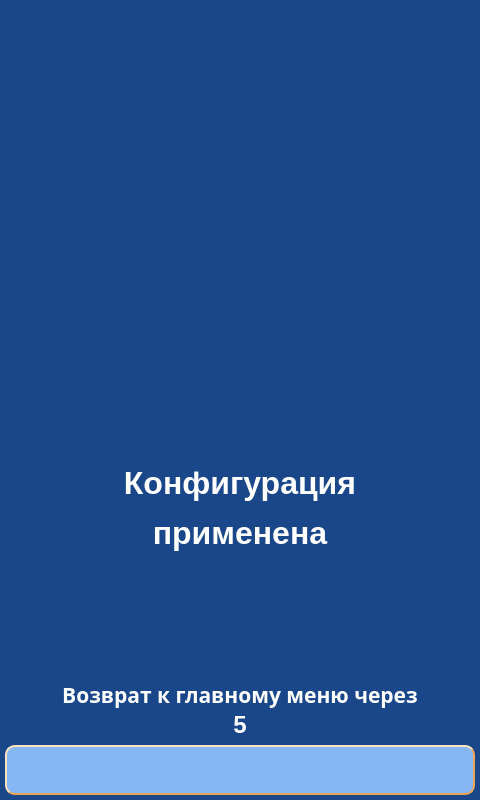
<?xml version="1.0" encoding="UTF-8"?>
<ui version="4.0">
 <class>screen_18_mass_drop_ok</class>
 <widget class="QWidget" name="screen_18_mass_drop_ok">
  <property name="geometry">
   <rect>
    <x>0</x>
    <y>0</y>
    <width>480</width>
    <height>800</height>
   </rect>
  </property>
  <property name="windowTitle">
   <string>screen_18_mass_drop_ok</string>
  </property>
  <property name="styleSheet">
   <string notr="true">QWidget{
	background-color: #1A4789;
}
QLabel {
	background: none;
	color: #FFFFFF;
	border-width: 0px;
	border-radius: 0px;
}
#background {
	color: #FFFFFF;
	background-color: #1A4789;
	border-width: 2px;
	border-style: groove;
	border-color: #ff9923;
	border-radius: 0px;
}
QPushButton {
	color: #000000;
	background-color: #86B7F4;
	border-width: 2px;
	border-style: outset;
	border-color: #EAA657;
	border-radius: 10px;
}</string>
  </property>
  <widget class="QPushButton" name="btn_back">
   <property name="geometry">
    <rect>
     <x>5</x>
     <y>745</y>
     <width>470</width>
     <height>50</height>
    </rect>
   </property>
   <property name="palette">
    <palette>
     <active>
      <colorrole role="WindowText">
       <brush brushstyle="SolidPattern">
        <color alpha="255">
         <red>0</red>
         <green>0</green>
         <blue>0</blue>
        </color>
       </brush>
      </colorrole>
      <colorrole role="Button">
       <brush brushstyle="SolidPattern">
        <color alpha="255">
         <red>134</red>
         <green>183</green>
         <blue>244</blue>
        </color>
       </brush>
      </colorrole>
      <colorrole role="Text">
       <brush brushstyle="SolidPattern">
        <color alpha="255">
         <red>0</red>
         <green>0</green>
         <blue>0</blue>
        </color>
       </brush>
      </colorrole>
      <colorrole role="ButtonText">
       <brush brushstyle="SolidPattern">
        <color alpha="255">
         <red>0</red>
         <green>0</green>
         <blue>0</blue>
        </color>
       </brush>
      </colorrole>
      <colorrole role="Base">
       <brush brushstyle="SolidPattern">
        <color alpha="255">
         <red>134</red>
         <green>183</green>
         <blue>244</blue>
        </color>
       </brush>
      </colorrole>
      <colorrole role="Window">
       <brush brushstyle="SolidPattern">
        <color alpha="255">
         <red>134</red>
         <green>183</green>
         <blue>244</blue>
        </color>
       </brush>
      </colorrole>
      <colorrole role="PlaceholderText">
       <brush brushstyle="NoBrush">
        <color alpha="128">
         <red>0</red>
         <green>49</green>
         <blue>114</blue>
        </color>
       </brush>
      </colorrole>
     </active>
     <inactive>
      <colorrole role="WindowText">
       <brush brushstyle="SolidPattern">
        <color alpha="255">
         <red>0</red>
         <green>0</green>
         <blue>0</blue>
        </color>
       </brush>
      </colorrole>
      <colorrole role="Button">
       <brush brushstyle="SolidPattern">
        <color alpha="255">
         <red>134</red>
         <green>183</green>
         <blue>244</blue>
        </color>
       </brush>
      </colorrole>
      <colorrole role="Text">
       <brush brushstyle="SolidPattern">
        <color alpha="255">
         <red>0</red>
         <green>0</green>
         <blue>0</blue>
        </color>
       </brush>
      </colorrole>
      <colorrole role="ButtonText">
       <brush brushstyle="SolidPattern">
        <color alpha="255">
         <red>0</red>
         <green>0</green>
         <blue>0</blue>
        </color>
       </brush>
      </colorrole>
      <colorrole role="Base">
       <brush brushstyle="SolidPattern">
        <color alpha="255">
         <red>134</red>
         <green>183</green>
         <blue>244</blue>
        </color>
       </brush>
      </colorrole>
      <colorrole role="Window">
       <brush brushstyle="SolidPattern">
        <color alpha="255">
         <red>134</red>
         <green>183</green>
         <blue>244</blue>
        </color>
       </brush>
      </colorrole>
      <colorrole role="PlaceholderText">
       <brush brushstyle="NoBrush">
        <color alpha="128">
         <red>0</red>
         <green>0</green>
         <blue>0</blue>
        </color>
       </brush>
      </colorrole>
     </inactive>
     <disabled>
      <colorrole role="WindowText">
       <brush brushstyle="SolidPattern">
        <color alpha="255">
         <red>0</red>
         <green>0</green>
         <blue>0</blue>
        </color>
       </brush>
      </colorrole>
      <colorrole role="Button">
       <brush brushstyle="SolidPattern">
        <color alpha="255">
         <red>134</red>
         <green>183</green>
         <blue>244</blue>
        </color>
       </brush>
      </colorrole>
      <colorrole role="Text">
       <brush brushstyle="SolidPattern">
        <color alpha="255">
         <red>0</red>
         <green>0</green>
         <blue>0</blue>
        </color>
       </brush>
      </colorrole>
      <colorrole role="ButtonText">
       <brush brushstyle="SolidPattern">
        <color alpha="255">
         <red>0</red>
         <green>0</green>
         <blue>0</blue>
        </color>
       </brush>
      </colorrole>
      <colorrole role="Base">
       <brush brushstyle="SolidPattern">
        <color alpha="255">
         <red>134</red>
         <green>183</green>
         <blue>244</blue>
        </color>
       </brush>
      </colorrole>
      <colorrole role="Window">
       <brush brushstyle="SolidPattern">
        <color alpha="255">
         <red>134</red>
         <green>183</green>
         <blue>244</blue>
        </color>
       </brush>
      </colorrole>
      <colorrole role="PlaceholderText">
       <brush brushstyle="NoBrush">
        <color alpha="128">
         <red>0</red>
         <green>49</green>
         <blue>114</blue>
        </color>
       </brush>
      </colorrole>
     </disabled>
    </palette>
   </property>
   <property name="font">
    <font>
     <pointsize>20</pointsize>
     <weight>75</weight>
     <bold>true</bold>
    </font>
   </property>
   <property name="contextMenuPolicy">
    <enum>Qt::DefaultContextMenu</enum>
   </property>
   <property name="layoutDirection">
    <enum>Qt::LeftToRight</enum>
   </property>
   <property name="text">
    <string/>
   </property>
   <property name="icon">
    <iconset resource="../img/resources.qrc">
     <normaloff>:/icons/back.png</normaloff>:/icons/back.png</iconset>
   </property>
   <property name="iconSize">
    <size>
     <width>51</width>
     <height>51</height>
    </size>
   </property>
  </widget>
  <widget class="QLabel" name="lbl_info_3">
   <property name="geometry">
    <rect>
     <x>50</x>
     <y>680</y>
     <width>380</width>
     <height>30</height>
    </rect>
   </property>
   <property name="palette">
    <palette>
     <active>
      <colorrole role="WindowText">
       <brush brushstyle="SolidPattern">
        <color alpha="255">
         <red>255</red>
         <green>255</green>
         <blue>255</blue>
        </color>
       </brush>
      </colorrole>
      <colorrole role="Button">
       <brush brushstyle="LinearGradientPattern">
        <gradient startx="0.000000000000000" starty="0.000000000000000" endx="1.000000000000000" endy="0.000000000000000" type="LinearGradient" spread="PadSpread" coordinatemode="ObjectBoundingMode">
         <gradientstop position="0.000000000000000">
          <color alpha="0">
           <red>0</red>
           <green>0</green>
           <blue>0</blue>
          </color>
         </gradientstop>
         <gradientstop position="1.000000000000000">
          <color alpha="0">
           <red>255</red>
           <green>255</green>
           <blue>255</blue>
          </color>
         </gradientstop>
        </gradient>
       </brush>
      </colorrole>
      <colorrole role="Text">
       <brush brushstyle="SolidPattern">
        <color alpha="255">
         <red>255</red>
         <green>255</green>
         <blue>255</blue>
        </color>
       </brush>
      </colorrole>
      <colorrole role="ButtonText">
       <brush brushstyle="SolidPattern">
        <color alpha="255">
         <red>255</red>
         <green>255</green>
         <blue>255</blue>
        </color>
       </brush>
      </colorrole>
      <colorrole role="Base">
       <brush brushstyle="LinearGradientPattern">
        <gradient startx="0.000000000000000" starty="0.000000000000000" endx="1.000000000000000" endy="0.000000000000000" type="LinearGradient" spread="PadSpread" coordinatemode="ObjectBoundingMode">
         <gradientstop position="0.000000000000000">
          <color alpha="0">
           <red>0</red>
           <green>0</green>
           <blue>0</blue>
          </color>
         </gradientstop>
         <gradientstop position="1.000000000000000">
          <color alpha="0">
           <red>255</red>
           <green>255</green>
           <blue>255</blue>
          </color>
         </gradientstop>
        </gradient>
       </brush>
      </colorrole>
      <colorrole role="Window">
       <brush brushstyle="LinearGradientPattern">
        <gradient startx="0.000000000000000" starty="0.000000000000000" endx="1.000000000000000" endy="0.000000000000000" type="LinearGradient" spread="PadSpread" coordinatemode="ObjectBoundingMode">
         <gradientstop position="0.000000000000000">
          <color alpha="0">
           <red>0</red>
           <green>0</green>
           <blue>0</blue>
          </color>
         </gradientstop>
         <gradientstop position="1.000000000000000">
          <color alpha="0">
           <red>255</red>
           <green>255</green>
           <blue>255</blue>
          </color>
         </gradientstop>
        </gradient>
       </brush>
      </colorrole>
      <colorrole role="PlaceholderText">
       <brush brushstyle="NoBrush">
        <color alpha="128">
         <red>0</red>
         <green>49</green>
         <blue>114</blue>
        </color>
       </brush>
      </colorrole>
     </active>
     <inactive>
      <colorrole role="WindowText">
       <brush brushstyle="SolidPattern">
        <color alpha="255">
         <red>255</red>
         <green>255</green>
         <blue>255</blue>
        </color>
       </brush>
      </colorrole>
      <colorrole role="Button">
       <brush brushstyle="LinearGradientPattern">
        <gradient startx="0.000000000000000" starty="0.000000000000000" endx="1.000000000000000" endy="0.000000000000000" type="LinearGradient" spread="PadSpread" coordinatemode="ObjectBoundingMode">
         <gradientstop position="0.000000000000000">
          <color alpha="0">
           <red>0</red>
           <green>0</green>
           <blue>0</blue>
          </color>
         </gradientstop>
         <gradientstop position="1.000000000000000">
          <color alpha="0">
           <red>255</red>
           <green>255</green>
           <blue>255</blue>
          </color>
         </gradientstop>
        </gradient>
       </brush>
      </colorrole>
      <colorrole role="Text">
       <brush brushstyle="SolidPattern">
        <color alpha="255">
         <red>255</red>
         <green>255</green>
         <blue>255</blue>
        </color>
       </brush>
      </colorrole>
      <colorrole role="ButtonText">
       <brush brushstyle="SolidPattern">
        <color alpha="255">
         <red>255</red>
         <green>255</green>
         <blue>255</blue>
        </color>
       </brush>
      </colorrole>
      <colorrole role="Base">
       <brush brushstyle="LinearGradientPattern">
        <gradient startx="0.000000000000000" starty="0.000000000000000" endx="1.000000000000000" endy="0.000000000000000" type="LinearGradient" spread="PadSpread" coordinatemode="ObjectBoundingMode">
         <gradientstop position="0.000000000000000">
          <color alpha="0">
           <red>0</red>
           <green>0</green>
           <blue>0</blue>
          </color>
         </gradientstop>
         <gradientstop position="1.000000000000000">
          <color alpha="0">
           <red>255</red>
           <green>255</green>
           <blue>255</blue>
          </color>
         </gradientstop>
        </gradient>
       </brush>
      </colorrole>
      <colorrole role="Window">
       <brush brushstyle="LinearGradientPattern">
        <gradient startx="0.000000000000000" starty="0.000000000000000" endx="1.000000000000000" endy="0.000000000000000" type="LinearGradient" spread="PadSpread" coordinatemode="ObjectBoundingMode">
         <gradientstop position="0.000000000000000">
          <color alpha="0">
           <red>0</red>
           <green>0</green>
           <blue>0</blue>
          </color>
         </gradientstop>
         <gradientstop position="1.000000000000000">
          <color alpha="0">
           <red>255</red>
           <green>255</green>
           <blue>255</blue>
          </color>
         </gradientstop>
        </gradient>
       </brush>
      </colorrole>
      <colorrole role="PlaceholderText">
       <brush brushstyle="NoBrush">
        <color alpha="128">
         <red>255</red>
         <green>255</green>
         <blue>255</blue>
        </color>
       </brush>
      </colorrole>
     </inactive>
     <disabled>
      <colorrole role="WindowText">
       <brush brushstyle="SolidPattern">
        <color alpha="255">
         <red>255</red>
         <green>255</green>
         <blue>255</blue>
        </color>
       </brush>
      </colorrole>
      <colorrole role="Button">
       <brush brushstyle="LinearGradientPattern">
        <gradient startx="0.000000000000000" starty="0.000000000000000" endx="1.000000000000000" endy="0.000000000000000" type="LinearGradient" spread="PadSpread" coordinatemode="ObjectBoundingMode">
         <gradientstop position="0.000000000000000">
          <color alpha="0">
           <red>0</red>
           <green>0</green>
           <blue>0</blue>
          </color>
         </gradientstop>
         <gradientstop position="1.000000000000000">
          <color alpha="0">
           <red>255</red>
           <green>255</green>
           <blue>255</blue>
          </color>
         </gradientstop>
        </gradient>
       </brush>
      </colorrole>
      <colorrole role="Text">
       <brush brushstyle="SolidPattern">
        <color alpha="255">
         <red>255</red>
         <green>255</green>
         <blue>255</blue>
        </color>
       </brush>
      </colorrole>
      <colorrole role="ButtonText">
       <brush brushstyle="SolidPattern">
        <color alpha="255">
         <red>255</red>
         <green>255</green>
         <blue>255</blue>
        </color>
       </brush>
      </colorrole>
      <colorrole role="Base">
       <brush brushstyle="LinearGradientPattern">
        <gradient startx="0.000000000000000" starty="0.000000000000000" endx="1.000000000000000" endy="0.000000000000000" type="LinearGradient" spread="PadSpread" coordinatemode="ObjectBoundingMode">
         <gradientstop position="0.000000000000000">
          <color alpha="0">
           <red>0</red>
           <green>0</green>
           <blue>0</blue>
          </color>
         </gradientstop>
         <gradientstop position="1.000000000000000">
          <color alpha="0">
           <red>255</red>
           <green>255</green>
           <blue>255</blue>
          </color>
         </gradientstop>
        </gradient>
       </brush>
      </colorrole>
      <colorrole role="Window">
       <brush brushstyle="LinearGradientPattern">
        <gradient startx="0.000000000000000" starty="0.000000000000000" endx="1.000000000000000" endy="0.000000000000000" type="LinearGradient" spread="PadSpread" coordinatemode="ObjectBoundingMode">
         <gradientstop position="0.000000000000000">
          <color alpha="0">
           <red>0</red>
           <green>0</green>
           <blue>0</blue>
          </color>
         </gradientstop>
         <gradientstop position="1.000000000000000">
          <color alpha="0">
           <red>255</red>
           <green>255</green>
           <blue>255</blue>
          </color>
         </gradientstop>
        </gradient>
       </brush>
      </colorrole>
      <colorrole role="PlaceholderText">
       <brush brushstyle="NoBrush">
        <color alpha="128">
         <red>0</red>
         <green>49</green>
         <blue>114</blue>
        </color>
       </brush>
      </colorrole>
     </disabled>
    </palette>
   </property>
   <property name="font">
    <font>
     <family>Dubai</family>
     <pointsize>16</pointsize>
     <weight>75</weight>
     <bold>true</bold>
    </font>
   </property>
   <property name="text">
    <string>Возврат к главному меню через</string>
   </property>
   <property name="alignment">
    <set>Qt::AlignCenter</set>
   </property>
  </widget>
  <widget class="QLabel" name="lbl_info_ico">
   <property name="geometry">
    <rect>
     <x>115</x>
     <y>100</y>
     <width>250</width>
     <height>250</height>
    </rect>
   </property>
   <property name="text">
    <string/>
   </property>
   <property name="pixmap">
    <pixmap resource="../img/resources.qrc">:/icons/ok.png</pixmap>
   </property>
   <property name="scaledContents">
    <bool>true</bool>
   </property>
  </widget>
  <widget class="QLabel" name="lbl_timeout_back">
   <property name="geometry">
    <rect>
     <x>50</x>
     <y>710</y>
     <width>380</width>
     <height>30</height>
    </rect>
   </property>
   <property name="palette">
    <palette>
     <active>
      <colorrole role="WindowText">
       <brush brushstyle="SolidPattern">
        <color alpha="255">
         <red>255</red>
         <green>255</green>
         <blue>255</blue>
        </color>
       </brush>
      </colorrole>
      <colorrole role="Button">
       <brush brushstyle="LinearGradientPattern">
        <gradient startx="0.000000000000000" starty="0.000000000000000" endx="1.000000000000000" endy="0.000000000000000" type="LinearGradient" spread="PadSpread" coordinatemode="ObjectBoundingMode">
         <gradientstop position="0.000000000000000">
          <color alpha="0">
           <red>0</red>
           <green>0</green>
           <blue>0</blue>
          </color>
         </gradientstop>
         <gradientstop position="1.000000000000000">
          <color alpha="0">
           <red>255</red>
           <green>255</green>
           <blue>255</blue>
          </color>
         </gradientstop>
        </gradient>
       </brush>
      </colorrole>
      <colorrole role="Text">
       <brush brushstyle="SolidPattern">
        <color alpha="255">
         <red>255</red>
         <green>255</green>
         <blue>255</blue>
        </color>
       </brush>
      </colorrole>
      <colorrole role="ButtonText">
       <brush brushstyle="SolidPattern">
        <color alpha="255">
         <red>255</red>
         <green>255</green>
         <blue>255</blue>
        </color>
       </brush>
      </colorrole>
      <colorrole role="Base">
       <brush brushstyle="LinearGradientPattern">
        <gradient startx="0.000000000000000" starty="0.000000000000000" endx="1.000000000000000" endy="0.000000000000000" type="LinearGradient" spread="PadSpread" coordinatemode="ObjectBoundingMode">
         <gradientstop position="0.000000000000000">
          <color alpha="0">
           <red>0</red>
           <green>0</green>
           <blue>0</blue>
          </color>
         </gradientstop>
         <gradientstop position="1.000000000000000">
          <color alpha="0">
           <red>255</red>
           <green>255</green>
           <blue>255</blue>
          </color>
         </gradientstop>
        </gradient>
       </brush>
      </colorrole>
      <colorrole role="Window">
       <brush brushstyle="LinearGradientPattern">
        <gradient startx="0.000000000000000" starty="0.000000000000000" endx="1.000000000000000" endy="0.000000000000000" type="LinearGradient" spread="PadSpread" coordinatemode="ObjectBoundingMode">
         <gradientstop position="0.000000000000000">
          <color alpha="0">
           <red>0</red>
           <green>0</green>
           <blue>0</blue>
          </color>
         </gradientstop>
         <gradientstop position="1.000000000000000">
          <color alpha="0">
           <red>255</red>
           <green>255</green>
           <blue>255</blue>
          </color>
         </gradientstop>
        </gradient>
       </brush>
      </colorrole>
      <colorrole role="PlaceholderText">
       <brush brushstyle="NoBrush">
        <color alpha="128">
         <red>0</red>
         <green>49</green>
         <blue>114</blue>
        </color>
       </brush>
      </colorrole>
     </active>
     <inactive>
      <colorrole role="WindowText">
       <brush brushstyle="SolidPattern">
        <color alpha="255">
         <red>255</red>
         <green>255</green>
         <blue>255</blue>
        </color>
       </brush>
      </colorrole>
      <colorrole role="Button">
       <brush brushstyle="LinearGradientPattern">
        <gradient startx="0.000000000000000" starty="0.000000000000000" endx="1.000000000000000" endy="0.000000000000000" type="LinearGradient" spread="PadSpread" coordinatemode="ObjectBoundingMode">
         <gradientstop position="0.000000000000000">
          <color alpha="0">
           <red>0</red>
           <green>0</green>
           <blue>0</blue>
          </color>
         </gradientstop>
         <gradientstop position="1.000000000000000">
          <color alpha="0">
           <red>255</red>
           <green>255</green>
           <blue>255</blue>
          </color>
         </gradientstop>
        </gradient>
       </brush>
      </colorrole>
      <colorrole role="Text">
       <brush brushstyle="SolidPattern">
        <color alpha="255">
         <red>255</red>
         <green>255</green>
         <blue>255</blue>
        </color>
       </brush>
      </colorrole>
      <colorrole role="ButtonText">
       <brush brushstyle="SolidPattern">
        <color alpha="255">
         <red>255</red>
         <green>255</green>
         <blue>255</blue>
        </color>
       </brush>
      </colorrole>
      <colorrole role="Base">
       <brush brushstyle="LinearGradientPattern">
        <gradient startx="0.000000000000000" starty="0.000000000000000" endx="1.000000000000000" endy="0.000000000000000" type="LinearGradient" spread="PadSpread" coordinatemode="ObjectBoundingMode">
         <gradientstop position="0.000000000000000">
          <color alpha="0">
           <red>0</red>
           <green>0</green>
           <blue>0</blue>
          </color>
         </gradientstop>
         <gradientstop position="1.000000000000000">
          <color alpha="0">
           <red>255</red>
           <green>255</green>
           <blue>255</blue>
          </color>
         </gradientstop>
        </gradient>
       </brush>
      </colorrole>
      <colorrole role="Window">
       <brush brushstyle="LinearGradientPattern">
        <gradient startx="0.000000000000000" starty="0.000000000000000" endx="1.000000000000000" endy="0.000000000000000" type="LinearGradient" spread="PadSpread" coordinatemode="ObjectBoundingMode">
         <gradientstop position="0.000000000000000">
          <color alpha="0">
           <red>0</red>
           <green>0</green>
           <blue>0</blue>
          </color>
         </gradientstop>
         <gradientstop position="1.000000000000000">
          <color alpha="0">
           <red>255</red>
           <green>255</green>
           <blue>255</blue>
          </color>
         </gradientstop>
        </gradient>
       </brush>
      </colorrole>
      <colorrole role="PlaceholderText">
       <brush brushstyle="NoBrush">
        <color alpha="128">
         <red>255</red>
         <green>255</green>
         <blue>255</blue>
        </color>
       </brush>
      </colorrole>
     </inactive>
     <disabled>
      <colorrole role="WindowText">
       <brush brushstyle="SolidPattern">
        <color alpha="255">
         <red>255</red>
         <green>255</green>
         <blue>255</blue>
        </color>
       </brush>
      </colorrole>
      <colorrole role="Button">
       <brush brushstyle="LinearGradientPattern">
        <gradient startx="0.000000000000000" starty="0.000000000000000" endx="1.000000000000000" endy="0.000000000000000" type="LinearGradient" spread="PadSpread" coordinatemode="ObjectBoundingMode">
         <gradientstop position="0.000000000000000">
          <color alpha="0">
           <red>0</red>
           <green>0</green>
           <blue>0</blue>
          </color>
         </gradientstop>
         <gradientstop position="1.000000000000000">
          <color alpha="0">
           <red>255</red>
           <green>255</green>
           <blue>255</blue>
          </color>
         </gradientstop>
        </gradient>
       </brush>
      </colorrole>
      <colorrole role="Text">
       <brush brushstyle="SolidPattern">
        <color alpha="255">
         <red>255</red>
         <green>255</green>
         <blue>255</blue>
        </color>
       </brush>
      </colorrole>
      <colorrole role="ButtonText">
       <brush brushstyle="SolidPattern">
        <color alpha="255">
         <red>255</red>
         <green>255</green>
         <blue>255</blue>
        </color>
       </brush>
      </colorrole>
      <colorrole role="Base">
       <brush brushstyle="LinearGradientPattern">
        <gradient startx="0.000000000000000" starty="0.000000000000000" endx="1.000000000000000" endy="0.000000000000000" type="LinearGradient" spread="PadSpread" coordinatemode="ObjectBoundingMode">
         <gradientstop position="0.000000000000000">
          <color alpha="0">
           <red>0</red>
           <green>0</green>
           <blue>0</blue>
          </color>
         </gradientstop>
         <gradientstop position="1.000000000000000">
          <color alpha="0">
           <red>255</red>
           <green>255</green>
           <blue>255</blue>
          </color>
         </gradientstop>
        </gradient>
       </brush>
      </colorrole>
      <colorrole role="Window">
       <brush brushstyle="LinearGradientPattern">
        <gradient startx="0.000000000000000" starty="0.000000000000000" endx="1.000000000000000" endy="0.000000000000000" type="LinearGradient" spread="PadSpread" coordinatemode="ObjectBoundingMode">
         <gradientstop position="0.000000000000000">
          <color alpha="0">
           <red>0</red>
           <green>0</green>
           <blue>0</blue>
          </color>
         </gradientstop>
         <gradientstop position="1.000000000000000">
          <color alpha="0">
           <red>255</red>
           <green>255</green>
           <blue>255</blue>
          </color>
         </gradientstop>
        </gradient>
       </brush>
      </colorrole>
      <colorrole role="PlaceholderText">
       <brush brushstyle="NoBrush">
        <color alpha="128">
         <red>0</red>
         <green>49</green>
         <blue>114</blue>
        </color>
       </brush>
      </colorrole>
     </disabled>
    </palette>
   </property>
   <property name="font">
    <font>
     <pointsize>18</pointsize>
     <weight>75</weight>
     <bold>true</bold>
    </font>
   </property>
   <property name="text">
    <string>5</string>
   </property>
   <property name="alignment">
    <set>Qt::AlignCenter</set>
   </property>
  </widget>
  <widget class="QLabel" name="lbl_info_2">
   <property name="geometry">
    <rect>
     <x>60</x>
     <y>510</y>
     <width>360</width>
     <height>45</height>
    </rect>
   </property>
   <property name="palette">
    <palette>
     <active>
      <colorrole role="WindowText">
       <brush brushstyle="SolidPattern">
        <color alpha="255">
         <red>255</red>
         <green>255</green>
         <blue>255</blue>
        </color>
       </brush>
      </colorrole>
      <colorrole role="Button">
       <brush brushstyle="LinearGradientPattern">
        <gradient startx="0.000000000000000" starty="0.000000000000000" endx="1.000000000000000" endy="0.000000000000000" type="LinearGradient" spread="PadSpread" coordinatemode="ObjectBoundingMode">
         <gradientstop position="0.000000000000000">
          <color alpha="0">
           <red>0</red>
           <green>0</green>
           <blue>0</blue>
          </color>
         </gradientstop>
         <gradientstop position="1.000000000000000">
          <color alpha="0">
           <red>255</red>
           <green>255</green>
           <blue>255</blue>
          </color>
         </gradientstop>
        </gradient>
       </brush>
      </colorrole>
      <colorrole role="Text">
       <brush brushstyle="SolidPattern">
        <color alpha="255">
         <red>255</red>
         <green>255</green>
         <blue>255</blue>
        </color>
       </brush>
      </colorrole>
      <colorrole role="ButtonText">
       <brush brushstyle="SolidPattern">
        <color alpha="255">
         <red>255</red>
         <green>255</green>
         <blue>255</blue>
        </color>
       </brush>
      </colorrole>
      <colorrole role="Base">
       <brush brushstyle="LinearGradientPattern">
        <gradient startx="0.000000000000000" starty="0.000000000000000" endx="1.000000000000000" endy="0.000000000000000" type="LinearGradient" spread="PadSpread" coordinatemode="ObjectBoundingMode">
         <gradientstop position="0.000000000000000">
          <color alpha="0">
           <red>0</red>
           <green>0</green>
           <blue>0</blue>
          </color>
         </gradientstop>
         <gradientstop position="1.000000000000000">
          <color alpha="0">
           <red>255</red>
           <green>255</green>
           <blue>255</blue>
          </color>
         </gradientstop>
        </gradient>
       </brush>
      </colorrole>
      <colorrole role="Window">
       <brush brushstyle="LinearGradientPattern">
        <gradient startx="0.000000000000000" starty="0.000000000000000" endx="1.000000000000000" endy="0.000000000000000" type="LinearGradient" spread="PadSpread" coordinatemode="ObjectBoundingMode">
         <gradientstop position="0.000000000000000">
          <color alpha="0">
           <red>0</red>
           <green>0</green>
           <blue>0</blue>
          </color>
         </gradientstop>
         <gradientstop position="1.000000000000000">
          <color alpha="0">
           <red>255</red>
           <green>255</green>
           <blue>255</blue>
          </color>
         </gradientstop>
        </gradient>
       </brush>
      </colorrole>
      <colorrole role="PlaceholderText">
       <brush brushstyle="NoBrush">
        <color alpha="128">
         <red>0</red>
         <green>49</green>
         <blue>114</blue>
        </color>
       </brush>
      </colorrole>
     </active>
     <inactive>
      <colorrole role="WindowText">
       <brush brushstyle="SolidPattern">
        <color alpha="255">
         <red>255</red>
         <green>255</green>
         <blue>255</blue>
        </color>
       </brush>
      </colorrole>
      <colorrole role="Button">
       <brush brushstyle="LinearGradientPattern">
        <gradient startx="0.000000000000000" starty="0.000000000000000" endx="1.000000000000000" endy="0.000000000000000" type="LinearGradient" spread="PadSpread" coordinatemode="ObjectBoundingMode">
         <gradientstop position="0.000000000000000">
          <color alpha="0">
           <red>0</red>
           <green>0</green>
           <blue>0</blue>
          </color>
         </gradientstop>
         <gradientstop position="1.000000000000000">
          <color alpha="0">
           <red>255</red>
           <green>255</green>
           <blue>255</blue>
          </color>
         </gradientstop>
        </gradient>
       </brush>
      </colorrole>
      <colorrole role="Text">
       <brush brushstyle="SolidPattern">
        <color alpha="255">
         <red>255</red>
         <green>255</green>
         <blue>255</blue>
        </color>
       </brush>
      </colorrole>
      <colorrole role="ButtonText">
       <brush brushstyle="SolidPattern">
        <color alpha="255">
         <red>255</red>
         <green>255</green>
         <blue>255</blue>
        </color>
       </brush>
      </colorrole>
      <colorrole role="Base">
       <brush brushstyle="LinearGradientPattern">
        <gradient startx="0.000000000000000" starty="0.000000000000000" endx="1.000000000000000" endy="0.000000000000000" type="LinearGradient" spread="PadSpread" coordinatemode="ObjectBoundingMode">
         <gradientstop position="0.000000000000000">
          <color alpha="0">
           <red>0</red>
           <green>0</green>
           <blue>0</blue>
          </color>
         </gradientstop>
         <gradientstop position="1.000000000000000">
          <color alpha="0">
           <red>255</red>
           <green>255</green>
           <blue>255</blue>
          </color>
         </gradientstop>
        </gradient>
       </brush>
      </colorrole>
      <colorrole role="Window">
       <brush brushstyle="LinearGradientPattern">
        <gradient startx="0.000000000000000" starty="0.000000000000000" endx="1.000000000000000" endy="0.000000000000000" type="LinearGradient" spread="PadSpread" coordinatemode="ObjectBoundingMode">
         <gradientstop position="0.000000000000000">
          <color alpha="0">
           <red>0</red>
           <green>0</green>
           <blue>0</blue>
          </color>
         </gradientstop>
         <gradientstop position="1.000000000000000">
          <color alpha="0">
           <red>255</red>
           <green>255</green>
           <blue>255</blue>
          </color>
         </gradientstop>
        </gradient>
       </brush>
      </colorrole>
      <colorrole role="PlaceholderText">
       <brush brushstyle="NoBrush">
        <color alpha="128">
         <red>255</red>
         <green>255</green>
         <blue>255</blue>
        </color>
       </brush>
      </colorrole>
     </inactive>
     <disabled>
      <colorrole role="WindowText">
       <brush brushstyle="SolidPattern">
        <color alpha="255">
         <red>255</red>
         <green>255</green>
         <blue>255</blue>
        </color>
       </brush>
      </colorrole>
      <colorrole role="Button">
       <brush brushstyle="LinearGradientPattern">
        <gradient startx="0.000000000000000" starty="0.000000000000000" endx="1.000000000000000" endy="0.000000000000000" type="LinearGradient" spread="PadSpread" coordinatemode="ObjectBoundingMode">
         <gradientstop position="0.000000000000000">
          <color alpha="0">
           <red>0</red>
           <green>0</green>
           <blue>0</blue>
          </color>
         </gradientstop>
         <gradientstop position="1.000000000000000">
          <color alpha="0">
           <red>255</red>
           <green>255</green>
           <blue>255</blue>
          </color>
         </gradientstop>
        </gradient>
       </brush>
      </colorrole>
      <colorrole role="Text">
       <brush brushstyle="SolidPattern">
        <color alpha="255">
         <red>255</red>
         <green>255</green>
         <blue>255</blue>
        </color>
       </brush>
      </colorrole>
      <colorrole role="ButtonText">
       <brush brushstyle="SolidPattern">
        <color alpha="255">
         <red>255</red>
         <green>255</green>
         <blue>255</blue>
        </color>
       </brush>
      </colorrole>
      <colorrole role="Base">
       <brush brushstyle="LinearGradientPattern">
        <gradient startx="0.000000000000000" starty="0.000000000000000" endx="1.000000000000000" endy="0.000000000000000" type="LinearGradient" spread="PadSpread" coordinatemode="ObjectBoundingMode">
         <gradientstop position="0.000000000000000">
          <color alpha="0">
           <red>0</red>
           <green>0</green>
           <blue>0</blue>
          </color>
         </gradientstop>
         <gradientstop position="1.000000000000000">
          <color alpha="0">
           <red>255</red>
           <green>255</green>
           <blue>255</blue>
          </color>
         </gradientstop>
        </gradient>
       </brush>
      </colorrole>
      <colorrole role="Window">
       <brush brushstyle="LinearGradientPattern">
        <gradient startx="0.000000000000000" starty="0.000000000000000" endx="1.000000000000000" endy="0.000000000000000" type="LinearGradient" spread="PadSpread" coordinatemode="ObjectBoundingMode">
         <gradientstop position="0.000000000000000">
          <color alpha="0">
           <red>0</red>
           <green>0</green>
           <blue>0</blue>
          </color>
         </gradientstop>
         <gradientstop position="1.000000000000000">
          <color alpha="0">
           <red>255</red>
           <green>255</green>
           <blue>255</blue>
          </color>
         </gradientstop>
        </gradient>
       </brush>
      </colorrole>
      <colorrole role="PlaceholderText">
       <brush brushstyle="NoBrush">
        <color alpha="128">
         <red>0</red>
         <green>49</green>
         <blue>114</blue>
        </color>
       </brush>
      </colorrole>
     </disabled>
    </palette>
   </property>
   <property name="font">
    <font>
     <family>MS Shell Dlg 2</family>
     <pointsize>24</pointsize>
     <weight>75</weight>
     <bold>true</bold>
    </font>
   </property>
   <property name="text">
    <string>применена</string>
   </property>
   <property name="alignment">
    <set>Qt::AlignCenter</set>
   </property>
  </widget>
  <widget class="QLabel" name="lbl_info_1">
   <property name="geometry">
    <rect>
     <x>60</x>
     <y>460</y>
     <width>360</width>
     <height>45</height>
    </rect>
   </property>
   <property name="palette">
    <palette>
     <active>
      <colorrole role="WindowText">
       <brush brushstyle="SolidPattern">
        <color alpha="255">
         <red>255</red>
         <green>255</green>
         <blue>255</blue>
        </color>
       </brush>
      </colorrole>
      <colorrole role="Button">
       <brush brushstyle="LinearGradientPattern">
        <gradient startx="0.000000000000000" starty="0.000000000000000" endx="1.000000000000000" endy="0.000000000000000" type="LinearGradient" spread="PadSpread" coordinatemode="ObjectBoundingMode">
         <gradientstop position="0.000000000000000">
          <color alpha="0">
           <red>0</red>
           <green>0</green>
           <blue>0</blue>
          </color>
         </gradientstop>
         <gradientstop position="1.000000000000000">
          <color alpha="0">
           <red>255</red>
           <green>255</green>
           <blue>255</blue>
          </color>
         </gradientstop>
        </gradient>
       </brush>
      </colorrole>
      <colorrole role="Text">
       <brush brushstyle="SolidPattern">
        <color alpha="255">
         <red>255</red>
         <green>255</green>
         <blue>255</blue>
        </color>
       </brush>
      </colorrole>
      <colorrole role="ButtonText">
       <brush brushstyle="SolidPattern">
        <color alpha="255">
         <red>255</red>
         <green>255</green>
         <blue>255</blue>
        </color>
       </brush>
      </colorrole>
      <colorrole role="Base">
       <brush brushstyle="LinearGradientPattern">
        <gradient startx="0.000000000000000" starty="0.000000000000000" endx="1.000000000000000" endy="0.000000000000000" type="LinearGradient" spread="PadSpread" coordinatemode="ObjectBoundingMode">
         <gradientstop position="0.000000000000000">
          <color alpha="0">
           <red>0</red>
           <green>0</green>
           <blue>0</blue>
          </color>
         </gradientstop>
         <gradientstop position="1.000000000000000">
          <color alpha="0">
           <red>255</red>
           <green>255</green>
           <blue>255</blue>
          </color>
         </gradientstop>
        </gradient>
       </brush>
      </colorrole>
      <colorrole role="Window">
       <brush brushstyle="LinearGradientPattern">
        <gradient startx="0.000000000000000" starty="0.000000000000000" endx="1.000000000000000" endy="0.000000000000000" type="LinearGradient" spread="PadSpread" coordinatemode="ObjectBoundingMode">
         <gradientstop position="0.000000000000000">
          <color alpha="0">
           <red>0</red>
           <green>0</green>
           <blue>0</blue>
          </color>
         </gradientstop>
         <gradientstop position="1.000000000000000">
          <color alpha="0">
           <red>255</red>
           <green>255</green>
           <blue>255</blue>
          </color>
         </gradientstop>
        </gradient>
       </brush>
      </colorrole>
      <colorrole role="PlaceholderText">
       <brush brushstyle="NoBrush">
        <color alpha="128">
         <red>0</red>
         <green>49</green>
         <blue>114</blue>
        </color>
       </brush>
      </colorrole>
     </active>
     <inactive>
      <colorrole role="WindowText">
       <brush brushstyle="SolidPattern">
        <color alpha="255">
         <red>255</red>
         <green>255</green>
         <blue>255</blue>
        </color>
       </brush>
      </colorrole>
      <colorrole role="Button">
       <brush brushstyle="LinearGradientPattern">
        <gradient startx="0.000000000000000" starty="0.000000000000000" endx="1.000000000000000" endy="0.000000000000000" type="LinearGradient" spread="PadSpread" coordinatemode="ObjectBoundingMode">
         <gradientstop position="0.000000000000000">
          <color alpha="0">
           <red>0</red>
           <green>0</green>
           <blue>0</blue>
          </color>
         </gradientstop>
         <gradientstop position="1.000000000000000">
          <color alpha="0">
           <red>255</red>
           <green>255</green>
           <blue>255</blue>
          </color>
         </gradientstop>
        </gradient>
       </brush>
      </colorrole>
      <colorrole role="Text">
       <brush brushstyle="SolidPattern">
        <color alpha="255">
         <red>255</red>
         <green>255</green>
         <blue>255</blue>
        </color>
       </brush>
      </colorrole>
      <colorrole role="ButtonText">
       <brush brushstyle="SolidPattern">
        <color alpha="255">
         <red>255</red>
         <green>255</green>
         <blue>255</blue>
        </color>
       </brush>
      </colorrole>
      <colorrole role="Base">
       <brush brushstyle="LinearGradientPattern">
        <gradient startx="0.000000000000000" starty="0.000000000000000" endx="1.000000000000000" endy="0.000000000000000" type="LinearGradient" spread="PadSpread" coordinatemode="ObjectBoundingMode">
         <gradientstop position="0.000000000000000">
          <color alpha="0">
           <red>0</red>
           <green>0</green>
           <blue>0</blue>
          </color>
         </gradientstop>
         <gradientstop position="1.000000000000000">
          <color alpha="0">
           <red>255</red>
           <green>255</green>
           <blue>255</blue>
          </color>
         </gradientstop>
        </gradient>
       </brush>
      </colorrole>
      <colorrole role="Window">
       <brush brushstyle="LinearGradientPattern">
        <gradient startx="0.000000000000000" starty="0.000000000000000" endx="1.000000000000000" endy="0.000000000000000" type="LinearGradient" spread="PadSpread" coordinatemode="ObjectBoundingMode">
         <gradientstop position="0.000000000000000">
          <color alpha="0">
           <red>0</red>
           <green>0</green>
           <blue>0</blue>
          </color>
         </gradientstop>
         <gradientstop position="1.000000000000000">
          <color alpha="0">
           <red>255</red>
           <green>255</green>
           <blue>255</blue>
          </color>
         </gradientstop>
        </gradient>
       </brush>
      </colorrole>
      <colorrole role="PlaceholderText">
       <brush brushstyle="NoBrush">
        <color alpha="128">
         <red>255</red>
         <green>255</green>
         <blue>255</blue>
        </color>
       </brush>
      </colorrole>
     </inactive>
     <disabled>
      <colorrole role="WindowText">
       <brush brushstyle="SolidPattern">
        <color alpha="255">
         <red>255</red>
         <green>255</green>
         <blue>255</blue>
        </color>
       </brush>
      </colorrole>
      <colorrole role="Button">
       <brush brushstyle="LinearGradientPattern">
        <gradient startx="0.000000000000000" starty="0.000000000000000" endx="1.000000000000000" endy="0.000000000000000" type="LinearGradient" spread="PadSpread" coordinatemode="ObjectBoundingMode">
         <gradientstop position="0.000000000000000">
          <color alpha="0">
           <red>0</red>
           <green>0</green>
           <blue>0</blue>
          </color>
         </gradientstop>
         <gradientstop position="1.000000000000000">
          <color alpha="0">
           <red>255</red>
           <green>255</green>
           <blue>255</blue>
          </color>
         </gradientstop>
        </gradient>
       </brush>
      </colorrole>
      <colorrole role="Text">
       <brush brushstyle="SolidPattern">
        <color alpha="255">
         <red>255</red>
         <green>255</green>
         <blue>255</blue>
        </color>
       </brush>
      </colorrole>
      <colorrole role="ButtonText">
       <brush brushstyle="SolidPattern">
        <color alpha="255">
         <red>255</red>
         <green>255</green>
         <blue>255</blue>
        </color>
       </brush>
      </colorrole>
      <colorrole role="Base">
       <brush brushstyle="LinearGradientPattern">
        <gradient startx="0.000000000000000" starty="0.000000000000000" endx="1.000000000000000" endy="0.000000000000000" type="LinearGradient" spread="PadSpread" coordinatemode="ObjectBoundingMode">
         <gradientstop position="0.000000000000000">
          <color alpha="0">
           <red>0</red>
           <green>0</green>
           <blue>0</blue>
          </color>
         </gradientstop>
         <gradientstop position="1.000000000000000">
          <color alpha="0">
           <red>255</red>
           <green>255</green>
           <blue>255</blue>
          </color>
         </gradientstop>
        </gradient>
       </brush>
      </colorrole>
      <colorrole role="Window">
       <brush brushstyle="LinearGradientPattern">
        <gradient startx="0.000000000000000" starty="0.000000000000000" endx="1.000000000000000" endy="0.000000000000000" type="LinearGradient" spread="PadSpread" coordinatemode="ObjectBoundingMode">
         <gradientstop position="0.000000000000000">
          <color alpha="0">
           <red>0</red>
           <green>0</green>
           <blue>0</blue>
          </color>
         </gradientstop>
         <gradientstop position="1.000000000000000">
          <color alpha="0">
           <red>255</red>
           <green>255</green>
           <blue>255</blue>
          </color>
         </gradientstop>
        </gradient>
       </brush>
      </colorrole>
      <colorrole role="PlaceholderText">
       <brush brushstyle="NoBrush">
        <color alpha="128">
         <red>0</red>
         <green>49</green>
         <blue>114</blue>
        </color>
       </brush>
      </colorrole>
     </disabled>
    </palette>
   </property>
   <property name="font">
    <font>
     <family>MS Shell Dlg 2</family>
     <pointsize>24</pointsize>
     <weight>75</weight>
     <bold>true</bold>
    </font>
   </property>
   <property name="text">
    <string>Конфигурация</string>
   </property>
   <property name="alignment">
    <set>Qt::AlignCenter</set>
   </property>
  </widget>
 </widget>
 <resources>
  <include location="../img/resources.qrc"/>
 </resources>
 <connections/>
</ui>
